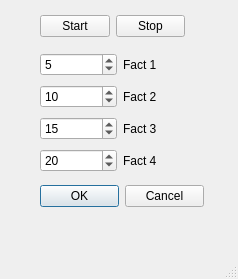
<?xml version="1.0" encoding="UTF-8"?>
<ui version="4.0">
 <class>MainWindow</class>
 <widget class="QMainWindow" name="MainWindow">
  <property name="geometry">
   <rect>
    <x>0</x>
    <y>0</y>
    <width>238</width>
    <height>279</height>
   </rect>
  </property>
  <property name="windowTitle">
   <string>MainWindow</string>
  </property>
  <widget class="QWidget" name="centralwidget">
   <widget class="QDialogButtonBox" name="buttonBox">
    <property name="geometry">
     <rect>
      <x>40</x>
      <y>180</y>
      <width>164</width>
      <height>32</height>
     </rect>
    </property>
    <property name="standardButtons">
     <set>QDialogButtonBox::Cancel|QDialogButtonBox::Ok</set>
    </property>
   </widget>
   <widget class="QWidget" name="gridLayoutWidget">
    <property name="geometry">
     <rect>
      <x>40</x>
      <y>50</y>
      <width>160</width>
      <height>128</height>
     </rect>
    </property>
    <layout class="QGridLayout" name="gridLayout">
     <item row="2" column="0">
      <widget class="QSpinBox" name="spinBox_3">
       <property name="value">
        <number>15</number>
       </property>
      </widget>
     </item>
     <item row="1" column="1">
      <widget class="QLabel" name="label_2">
       <property name="text">
        <string>Fact 2</string>
       </property>
      </widget>
     </item>
     <item row="1" column="0">
      <widget class="QSpinBox" name="spinBox_2">
       <property name="value">
        <number>10</number>
       </property>
      </widget>
     </item>
     <item row="0" column="0">
      <widget class="QSpinBox" name="spinBox">
       <property name="value">
        <number>5</number>
       </property>
      </widget>
     </item>
     <item row="2" column="1">
      <widget class="QLabel" name="label_3">
       <property name="text">
        <string>Fact 3</string>
       </property>
      </widget>
     </item>
     <item row="0" column="1">
      <widget class="QLabel" name="label">
       <property name="text">
        <string>Fact 1</string>
       </property>
      </widget>
     </item>
     <item row="3" column="1">
      <widget class="QLabel" name="label_4">
       <property name="text">
        <string>Fact 4</string>
       </property>
      </widget>
     </item>
     <item row="3" column="0">
      <widget class="QSpinBox" name="spinBox_4">
       <property name="value">
        <number>20</number>
       </property>
      </widget>
     </item>
    </layout>
   </widget>
   <widget class="QWidget" name="horizontalLayoutWidget">
    <property name="geometry">
     <rect>
      <x>40</x>
      <y>10</y>
      <width>145</width>
      <height>32</height>
     </rect>
    </property>
    <layout class="QHBoxLayout" name="horizontalLayout">
     <item>
      <widget class="QPushButton" name="startButton">
       <property name="text">
        <string>Start</string>
       </property>
      </widget>
     </item>
     <item>
      <widget class="QPushButton" name="stopButton">
       <property name="text">
        <string>Stop</string>
       </property>
      </widget>
     </item>
    </layout>
   </widget>
  </widget>
  <widget class="QMenuBar" name="menubar">
   <property name="geometry">
    <rect>
     <x>0</x>
     <y>0</y>
     <width>238</width>
     <height>22</height>
    </rect>
   </property>
  </widget>
  <widget class="QStatusBar" name="statusbar"/>
 </widget>
 <resources/>
 <connections/>
</ui>
